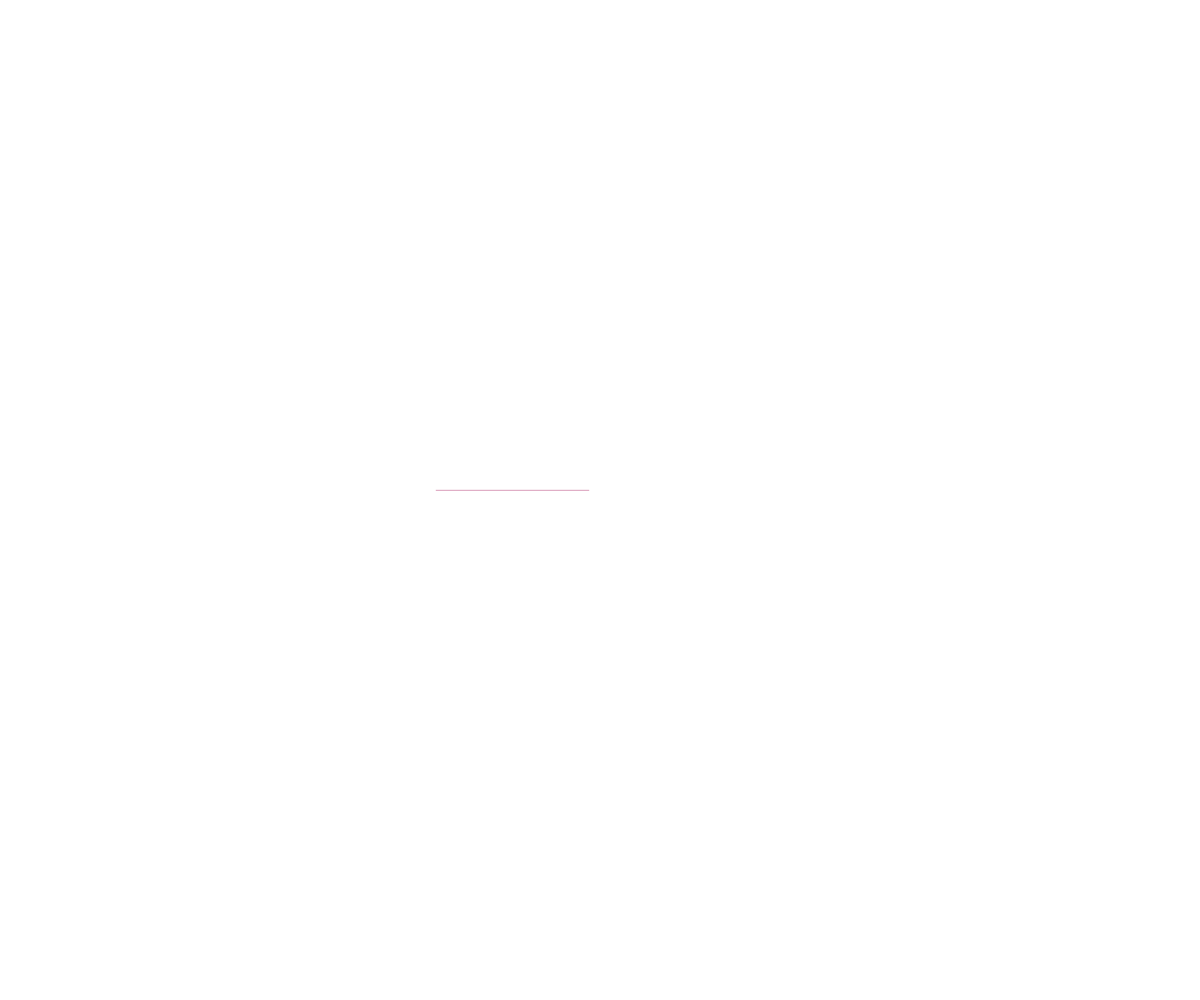
Frame 1 (no input)
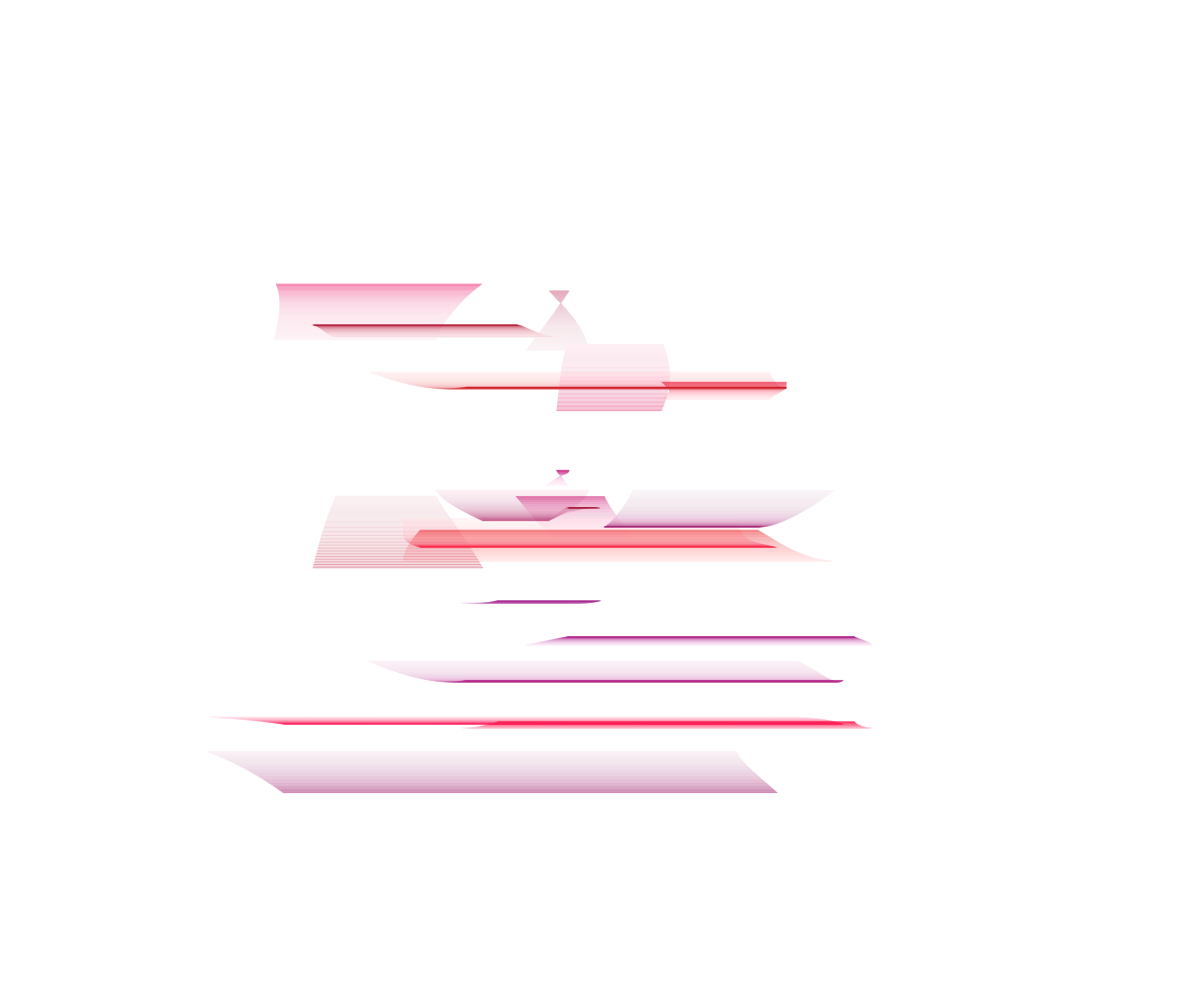
Frame 60 (no input)
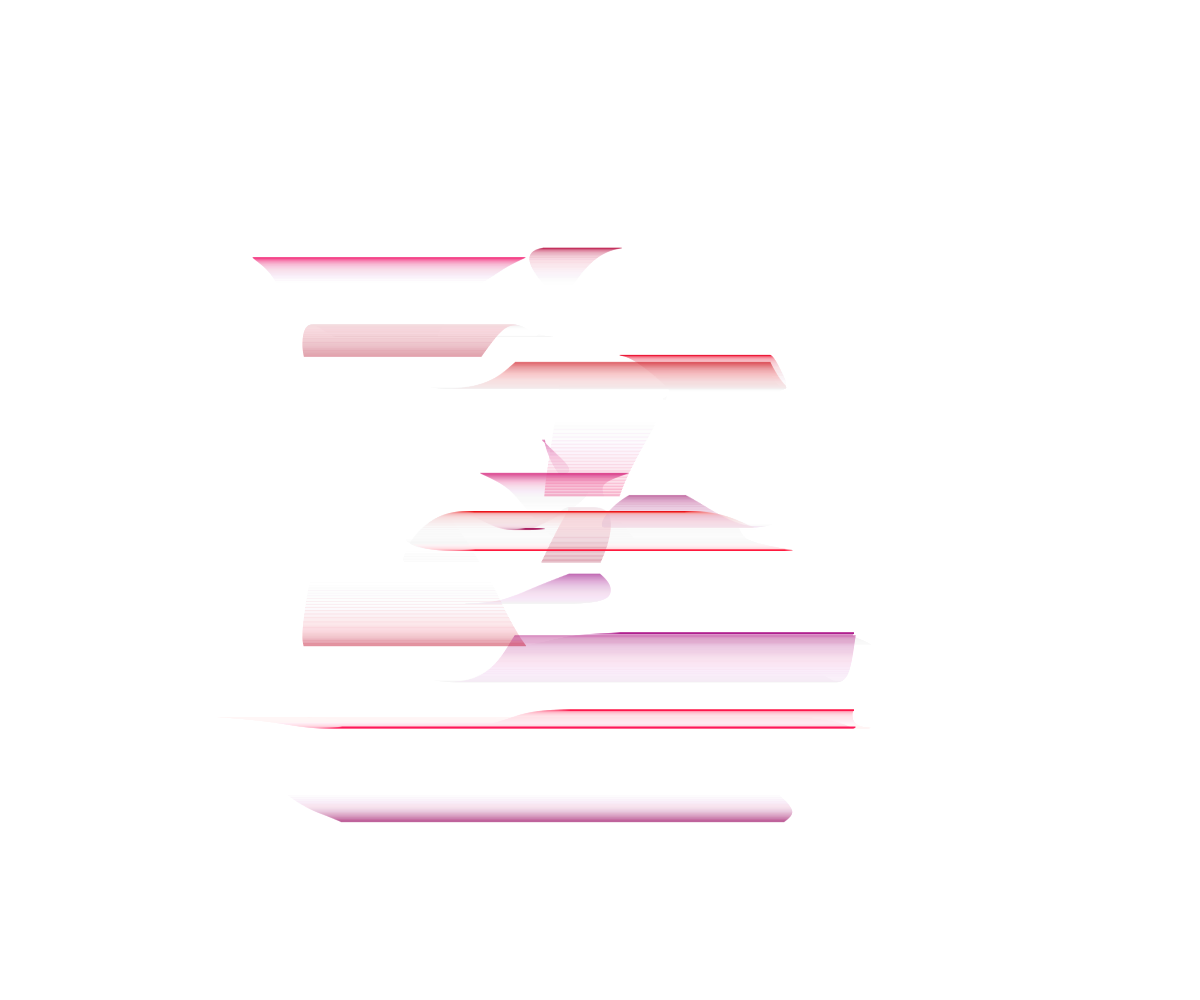
Frame 120 (the mouse pressed at the canvas centre since frame 60)

The p5.js sketch that drew these frames (run headless with seeded random() and noise() and a simulated clock; from frame 60 on, the mouse is pressed at the canvas centre):

// p5.js sketch
// ── sketch.js
//ariannater
//variazione SpaceWalker
var w, h;
var quanti = 20;
var c = [];
var strokeDim = 1;

function setup() {
  createCanvas(w = windowWidth, h = windowHeight);
  noFill();
  background(255,0);

  // crea "n" oggetti di classe Camminatore
  for (var i = 0; i < quanti; i++) {
    c.push(new Camminatore(i));
  }
}

function draw() {
  background(255,10);

  // per tutti i camminatori chiama i diversi metodi utili 
  for (var i = 0; i < quanti; i++) {
    c[i].move();
    c[i].display();
  }
}

// CLASSE CAMMINATORE
function Camminatore(_id) {

  // COSTRUTTORE
  this.id = _id;
  this.x;
  this.y;
  this.speed = noise(50, strokeDim);
  this.altro;
  this.randomX = random(250); // valore X per noise();
  this.randomY = random(100); // valore Y per noise();
  this.randomZ = random(50); // valore per "b" dell'rgb

  // METODO MOVE
  this.move = function() {
    this.x = map(noise(this.randomX), 0, 1, 0, width);
    this.y = map(noise(this.randomY), 0, 1, 0, height);

    this.randomX += 0.01 * this.speed;
    this.randomY += 0.01 * this.speed;
  }

  // METODO DISPLAY
  this.display = function() {
    stroke(map(this.randomX, 108, 25, 200, 155), 
    map(this.randomY, 180, 200, 160, 255), 
    map(this.randomZ, 0,80, 0, 205), 100);
    strokeWeight(map(strokeDim,80, 130)); 


  if (this.id == quanti - 1) this.altro = 1;
    else this.altro = this.id + 1;
    line(this.x, this.y, c[this.altro].x, c[this.id].y);
  }
}
